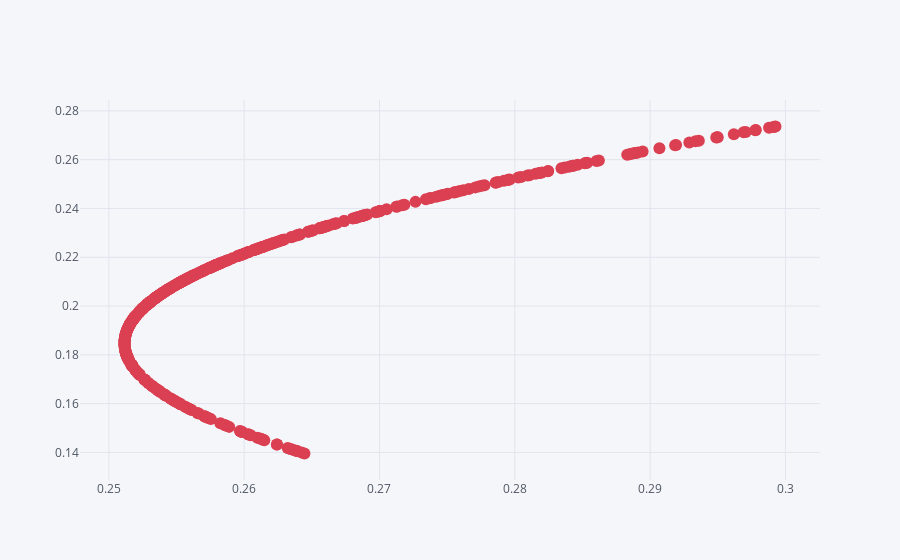

The notebook cell this image was saved under:
### Code cell
mvp.iplot(x='volatility', y='return', kind='scatter', mode='markers', color='red')

### Figure 1 — Plotly figure (JSON) as saved in the notebook; plotly's stock layout.template omitted (floating-point values rounded to 4 significant figures; data arrays with more than 128 entries replaced by an {"elided": "..."} marker saying what was removed)
{"data": [{"line": {"color": "rgba(219, 64, 82, 1.0)", "dash": "solid", "shape": "linear", "width": 1.3}, "marker": {"size": 12, "symbol": "circle"}, "mode": "markers", "name": "return", "text": "", "type": "scatter", "uid": "62e0a3f5-ede9-4a25-bcb9-f41c72a3d43f", "x": {"elided": "500 float values"}, "y": {"elided": "500 float values"}}], "layout": {"legend": {"bgcolor": "#F5F6F9", "font": {"color": "#4D5663"}}, "paper_bgcolor": "#F5F6F9", "plot_bgcolor": "#F5F6F9", "title": {"font": {"color": "#4D5663"}}, "xaxis": {"gridcolor": "#E1E5ED", "showgrid": true, "tickfont": {"color": "#4D5663"}, "title": {"font": {"color": "#4D5663"}, "text": ""}, "zerolinecolor": "#E1E5ED"}, "yaxis": {"gridcolor": "#E1E5ED", "showgrid": true, "tickfont": {"color": "#4D5663"}, "title": {"font": {"color": "#4D5663"}, "text": ""}, "zerolinecolor": "#E1E5ED"}}}
